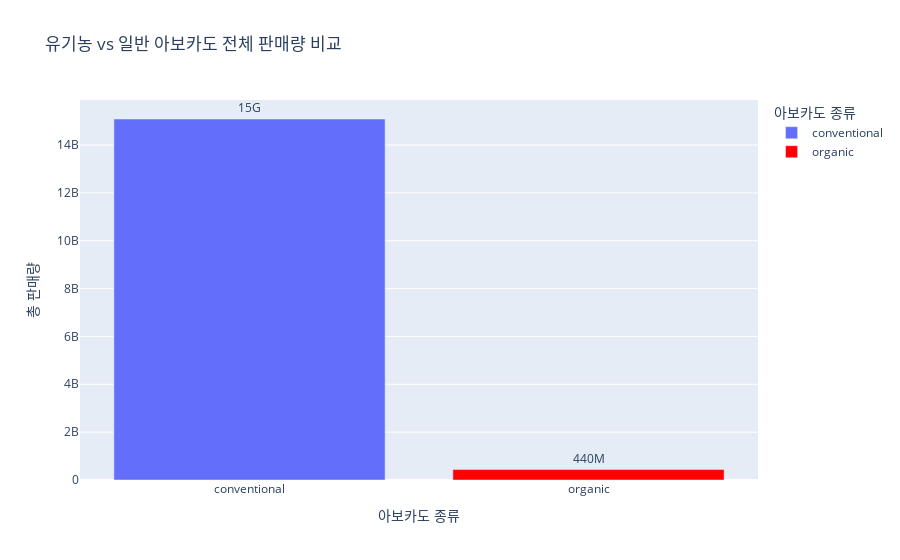

Notebook cell for this chart:
### Code cell
# 1. type별 전체 판매량 계산
total_volume_by_type = df.groupby('type')['Total Volume'].sum().reset_index()

# 2. 바 차트 (유기농은 빨간색, 일반은 기본 색)
fig = px.bar(
    total_volume_by_type,
    x='type',
    y='Total Volume',
    title='유기농 vs 일반 아보카도 전체 판매량 비교',
    labels={'type': '아보카도 종류', 'Total Volume': '총 판매량'},
    text='Total Volume',
    color='type',
    color_discrete_map={
        'organic': 'red',        # 유기농 → 빨간색
        'conventional': '#636EFA'  # Plotly 기본 파란 계열 (optional)
    }
)

# 3. 텍스트 + 외형 설정
fig.update_traces(texttemplate='%{text:.2s}', textposition='outside')
fig.update_layout(uniformtext_minsize=8, uniformtext_mode='hide')

fig.show()

### Figure 1 — Plotly figure (JSON) as saved in the notebook; plotly's stock layout.template omitted (floating-point values rounded to 4 significant figures)
{"data": [{"hovertemplate": "아보카도 종류=%{x}<br>총 판매량=%{text}<extra></extra>", "legendgroup": "conventional", "marker": {"color": "#636EFA", "pattern": {"shape": ""}}, "name": "conventional", "orientation": "v", "showlegend": true, "text": [15090000000.0], "textposition": "outside", "texttemplate": "%{text:.2s}", "type": "bar", "x": ["conventional"], "xaxis": "x", "y": [15090000000.0], "yaxis": "y"}, {"hovertemplate": "아보카도 종류=%{x}<br>총 판매량=%{text}<extra></extra>", "legendgroup": "organic", "marker": {"color": "red", "pattern": {"shape": ""}}, "name": "organic", "orientation": "v", "showlegend": true, "text": [436200000.0], "textposition": "outside", "texttemplate": "%{text:.2s}", "type": "bar", "x": ["organic"], "xaxis": "x", "y": [436200000.0], "yaxis": "y"}], "layout": {"barmode": "relative", "legend": {"title": {"text": "아보카도 종류"}, "tracegroupgap": 0}, "title": {"text": "유기농 vs 일반 아보카도 전체 판매량 비교"}, "uniformtext": {"minsize": 8, "mode": "hide"}, "xaxis": {"anchor": "y", "categoryarray": ["conventional", "organic"], "categoryorder": "array", "domain": [0, 1], "title": {"text": "아보카도 종류"}}, "yaxis": {"anchor": "x", "domain": [0, 1], "title": {"text": "총 판매량"}}}}
